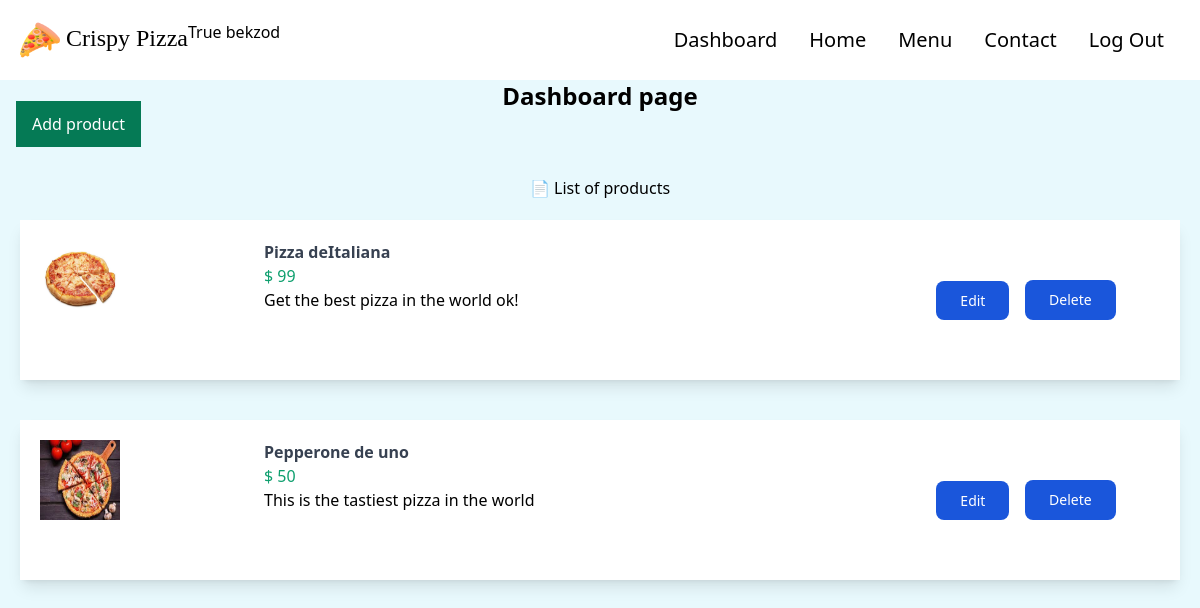
Before: /dashboard/ (signed in) with the older database file.
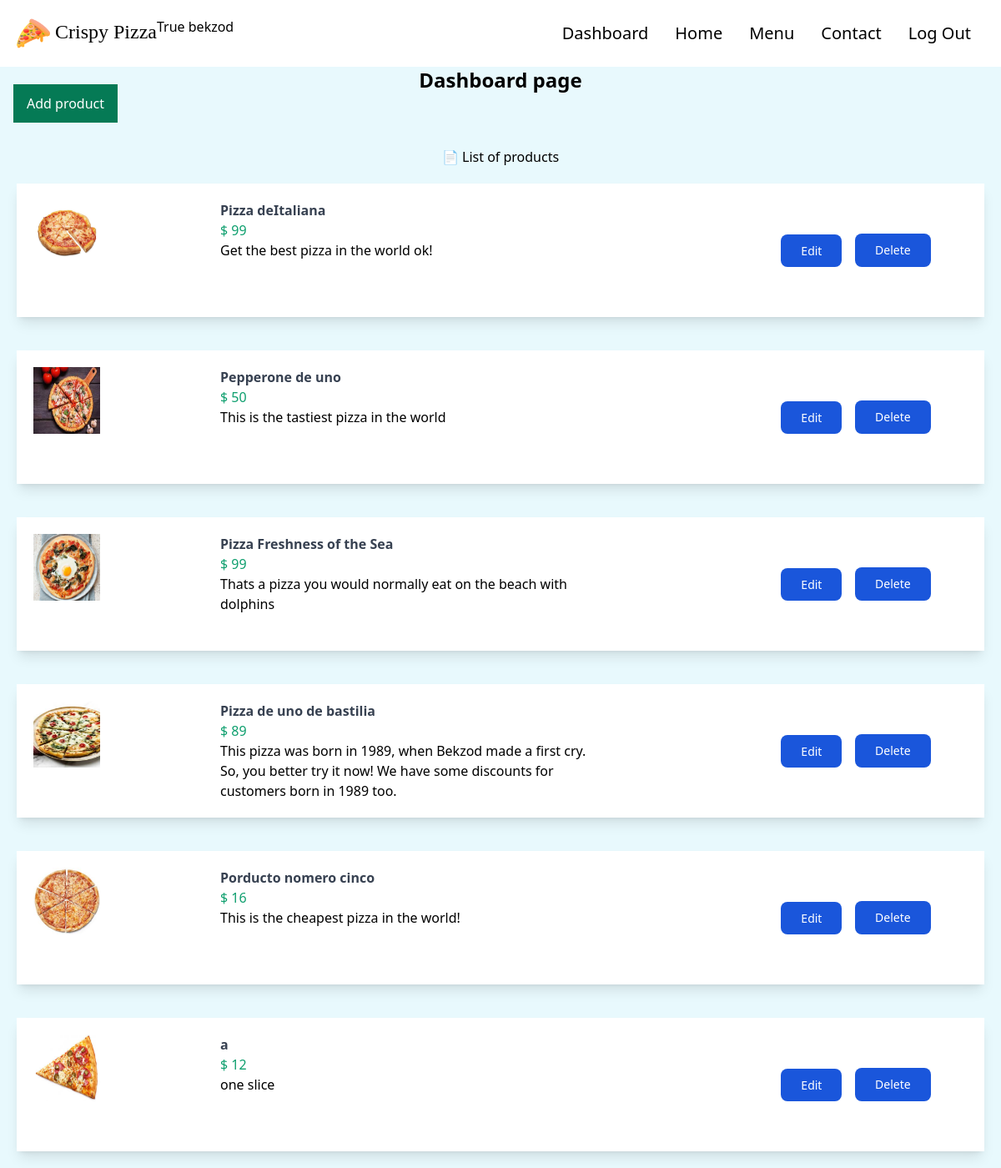
After: the same page with the newer database file.
### store/models.py (models this page shows, shortened)
class Product(models.Model):
    PRODUCT_TYPES = (
        ("Pizza", "pizza"),
        ("Nonpizza", "nonpizza")
    )
    id = models.UUIDField(primary_key=True, default=uuid.uuid4, editable=False)
    name = models.CharField(max_length=100)
    price = models.IntegerField()
    desc = models.TextField(max_length=500)
    image = models.ImageField(blank=True, upload_to='images')
    created_at = models.DateField(auto_now_add=True)
    updated_at = models.DateField(auto_now=True)
    product_type = models.CharField(max_length=10, choices=PRODUCT_TYPES)

### store/views.py (the view)
# urls.py: path('dashboard/', views.dashboard, name='dashboard'),
@user_passes_test(lambda user: user.is_superuser, login_url="store:products")
def dashboard(request):
    products = Product.objects.all()
    context = { 'products': products }
    return render(request, 'store/dashboard.html', context)

### store/templates/store/dashboard.html (shortened to what this page needs)
{% extends 'store/base.html' %} {% block content %}
<h1 class="text-2xl font-bold text-center">Dashboard page</h1>
<div class="flex flex-col">
  <div>
    <a
      class="ml-4 px-4 bg-green-600 text-white p-3"
      href="{% url 'store:add_product' %}"
      >Add product</a
    >
  </div>
  <div class="mt-10">
    <p class="text-center">📄 List of products</p>
  </div>
  {% for product in products %}
  <div class="itemcontainer bg-white flex shadow-lg m-5 p-5">
    <span class="w-1/5">
      <img class="w-20 h-20" src="{{product.image.url}}" alt="" />
    </span>
    <span class="w-2/5">
      <div class="font-bold text-gray-700">{{product.name}}</div>
      <div class="text-green-500">$ {{product.price}}</div>
      <div>{{product.desc}}</div>
    </span>
    <div class="flex ml-auto items-center">
      <span class="w-1/5 my-10 mx-5">
        <a
          class="text-white bg-blue-700 hover:bg-blue-800 focus:ring-4 focus:outline-none focus:ring-blue-300 font-medium rounded-lg text-sm px-6 py-2.5 text-center dark:bg-blue-600 dark:hover:bg-blue-700 dark:focus:ring-blue-800"
          href="{% url 'store:update_product' product.id %}"
          >Edit
        </a>
      </span>
      <span class="w-1/5 my-10 mx-5">
        <form
          action="{% url 'store:delete_product' product.pk %}"
          method="post"
          style="display: inline"
        >
          <button
            class="text-white bg-blue-700 hover:bg-blue-800 focus:ring-4 focus:outline-none focus:ring-blue-300 font-medium rounded-lg text-sm px-6 py-2.5 text-center dark:bg-blue-600 dark:hover:bg-blue-700 dark:focus:ring-blue-800"
            type="submit"
            onclick="return confirm('Are you sure you want to delete {{product.name}}?');"
          >
            Delete
          </button>
        </form>
      </span>
    </div>
  </div>
  {% endfor %}
</div>
{% endblock %}

### store/templates/store/base.html (shortened to what this page needs)
{% load static %}
<!DOCTYPE html>
<html lang="en">
  <head>
    <link rel="stylesheet" href="{% static 'store/src/styles.css' %}" />
  </head>
  <body class="m-0 p-0 bg-dimly-blue">
    <nav class="p-5 bg-white flex">
      <div class="flex justify-between items-center">
        <a href="{% url 'store:products' %}">
          <span class="text-2xl font-[Poppins] cursor-pointer">
            <img
              class="h-10 inline"
              src="{% static 'store/images/pizza.png' %}"
            />
            Crispy Pizza
          </span>
        </a>
      </div>
      <h2>{{user.is_superuser}} {{user.username}}</h2>
      <ul class="flex ml-auto items-center">
        {% if user.is_superuser %}
        <li class="text-xl mx-4 hover:text-cyan-500 duration-500">
          <a href="{% url 'store:dashboard' %}">Dashboard</a>
        </li>
        {% endif %}
        <li class="text-xl mx-4 hover:text-cyan-500 duration-500">
          <a href="{% url 'store:products' %}">Home</a>
        </li>
        <li class="text-xl mx-4 hover:text-cyan-500 duration-500">
          <a href="">Menu</a>
        </li>
        <li class="text-xl mx-4 hover:text-cyan-500 duration-500">
          <a href="">Contact</a>
        </li>
        {% if user.is_authenticated %}
        <li class="text-xl mx-4 hover:text-cyan-500 duration-500">
          <a href="{% url 'store:logout' %}">Log Out</a>
        </li>
        {% else %}
        <li class="text-xl mx-4 hover:text-cyan-500 duration-500">
          <a href="{% url 'store:login' %}">Log In</a>
        </li>
        {% endif %}
      </ul>
    </nav>
    {% block content %} {% endblock %}
  </body>
</html>

### store/static/store/src/styles.css (style rules this page uses)
html { line-height: 1.5; -webkit-text-size-adjust: 100%; -moz-tab-size: 4; -o-tab-size: 4; tab-size: 4; font-family: ui-sans-serif, system-ui, -apple-system, BlinkMacSystemFont, "Segoe UI", Roboto, "Helvetica Neue", Arial, "Noto Sans", sans-serif, "Apple Color Emoji", "Segoe UI Emoji", "Segoe UI Symbol", "Noto Color Emoji"; font-feature-settings: normal; }
body { margin: 0; line-height: inherit; }
h1, h2, h3, h4, h5, h6 { font-size: inherit; font-weight: inherit; }
a { color: inherit; text-decoration: inherit; }
button, input, optgroup, select, textarea { font-family: inherit; font-size: 100%; font-weight: inherit; line-height: inherit; color: inherit; margin: 0; padding: 0; }
button, select { text-transform: none; }
button, [type='button'], [type='reset'], [type='submit'] { -webkit-appearance: button; background-color: transparent; background-image: none; }
blockquote, dl, dd, h1, h2, h3, h4, h5, h6, hr, figure, p, pre { margin: 0; }
ol, ul, menu { list-style: none; margin: 0; padding: 0; }
button, [role="button"] { cursor: pointer; }
img, svg, video, canvas, audio, iframe, embed, object { display: block; vertical-align: middle; }
img, video { max-width: 100%; height: auto; }
.m-0 { margin: 0px; }
.m-5 { margin: 1.25rem; }
.mx-4 { margin-left: 1rem; margin-right: 1rem; }
.my-10 { margin-top: 2.5rem; margin-bottom: 2.5rem; }
.mx-5 { margin-left: 1.25rem; margin-right: 1.25rem; }
.ml-auto { margin-left: auto; }
.ml-4 { margin-left: 1rem; }
.mt-10 { margin-top: 2.5rem; }
.inline { display: inline; }
.flex { display: flex; }
.h-10 { height: 2.5rem; }
.h-20 { height: 5rem; }
.w-1\/5 { width: 20%; }
.w-20 { width: 5rem; }
.w-2\/5 { width: 40%; }
.cursor-pointer { cursor: pointer; }
.flex-col { flex-direction: column; }
.items-center { align-items: center; }
.justify-between { justify-content: space-between; }
.rounded-lg { border-radius: 0.5rem; }
.bg-dimly-blue { --tw-bg-opacity: 1; background-color: rgb(232 249 253 / var(--tw-bg-opacity)); }
.bg-white { --tw-bg-opacity: 1; background-color: rgb(255 255 255 / var(--tw-bg-opacity)); }
.bg-green-600 { --tw-bg-opacity: 1; background-color: rgb(5 122 85 / var(--tw-bg-opacity)); }
.bg-blue-700 { --tw-bg-opacity: 1; background-color: rgb(26 86 219 / var(--tw-bg-opacity)); }
.p-0 { padding: 0px; }
.p-5 { padding: 1.25rem; }
.p-3 { padding: 0.75rem; }
.px-4 { padding-left: 1rem; padding-right: 1rem; }
.px-6 { padding-left: 1.5rem; padding-right: 1.5rem; }
.py-2\.5 { padding-top: 0.625rem; padding-bottom: 0.625rem; }
.text-center { text-align: center; }
.font-\[Poppins\] { font-family: Poppins; }
.text-2xl { font-size: 1.5rem; line-height: 2rem; }
.text-xl { font-size: 1.25rem; line-height: 1.75rem; }
.text-sm { font-size: 0.875rem; line-height: 1.25rem; }
.font-bold { font-weight: 700; }
.font-medium { font-weight: 500; }
.text-white { --tw-text-opacity: 1; color: rgb(255 255 255 / var(--tw-text-opacity)); }
.text-gray-700 { --tw-text-opacity: 1; color: rgb(55 65 81 / var(--tw-text-opacity)); }
.text-green-500 { --tw-text-opacity: 1; color: rgb(14 159 110 / var(--tw-text-opacity)); }
.shadow-lg { --tw-shadow: 0 10px 15px -3px rgb(0 0 0 / 0.1), 0 4px 6px -4px rgb(0 0 0 / 0.1); --tw-shadow-colored: 0 10px 15px -3px var(--tw-shadow-color), 0 4px 6px -4px var(--tw-shadow-color); box-shadow: var(--tw-ring-offset-shadow, 0 0 #0000), var(--tw-ring-shadow, 0 0 #0000), var(--tw-shadow); }
.duration-500 { transition-duration: 500ms; }

Changed rows visible on the page:
added Product: image (picture), name "Pizza Freshness of the Sea", price "99", desc "Thats a pizza you would normally eat on the beach with dolphins"
added Product: image (picture), name "Pizza de uno de bastilia", price "89", desc "This pizza was born in 1989, when Bekzod made a first cry. So, you better try it now! We have some discounts for customers born in 1989 too."
added Product: image (picture), name "Porducto nomero cinco", price "16", desc "This is the cheapest pizza in the world!"
added Product: image (picture), name "a", price "12", desc "one slice"
